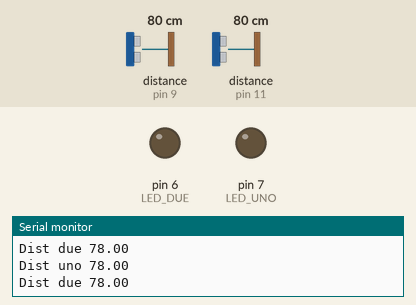
This sketch was run on a simulated Arduino Uno, built with avr-gcc and run on an emulated ATmega328P. On the bench: output pins drawn as LEDs (lit = HIGH), the last lines printed to the serial monitor. Wiring (inferred from the names in the program): 2 × ultrasonic range finder: trigger pin 8, echo pin 9 / trigger pin 10, echo pin 11. Dashed ring = blinking. The test bench sets the inputs (shaded band); at power-on: distance to the obstacle (sensors on pin 9, pin 11) 80 cm. The echo pulse lasts 58.3 µs per cm; pins used as bus, display or sensor lines are not drawn.

Above: at 1.2 s.
1.3 s: distance to the obstacle (sensor on pin 9) set to 53 cm
2.8 s: distance to the obstacle (sensor on pin 9) set to 46 cm
At 3.09 s:
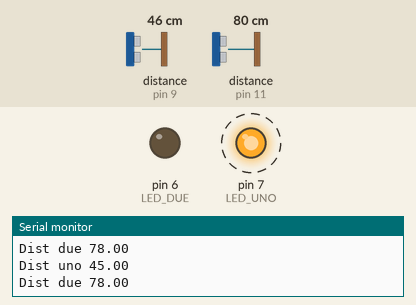
5.8 s: distance to the obstacle (sensor on pin 11) set to 54 cm
8.8 s: distance to the obstacle (sensor on pin 11) set to 46 cm
At 9.18 s:
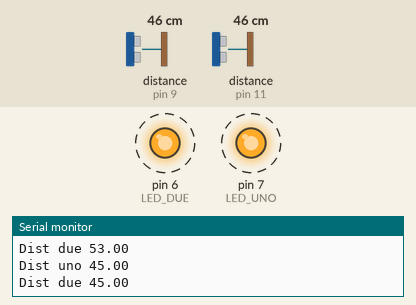
11.8 s: distance to the obstacle (sensor on pin 9) set to 120 cm
At 12.05 s:
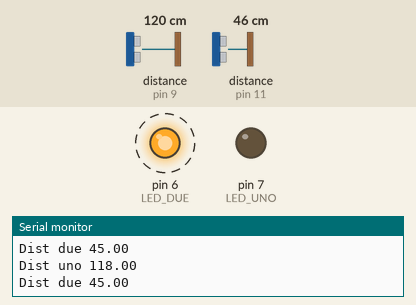
14.8 s: distance to the obstacle (sensor on pin 9) set to 2 cm
At 15.3 s:
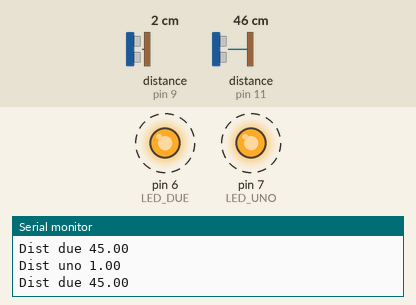
Timing chart, 0 to 18.8 s (numbered marks = the images above; inputs shaded):
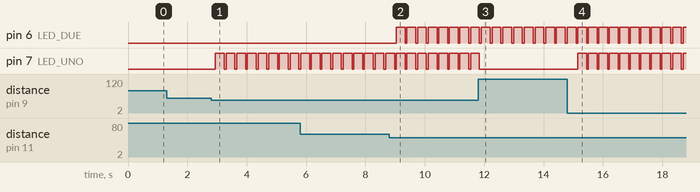

Measured:
- the behaviour switches between 51 and 50 cm on distance to the obstacle (sensor on pin 9) (found by bisection; images 0 and 1)
- the behaviour switches between 51 and 50 cm on distance to the obstacle (sensor on pin 11) (found by bisection; images 1 and 2)
- after the input at 2.8 s, pin 7 (LED_UNO): alternates HIGH for 0.30 s and LOW for 0.06 s, starting after 0.14 s
- after the input at 8.8 s, pin 6 (LED_DUE): alternates HIGH for 0.30 s and LOW for 0.06 s, starting after 0.24 s
- after the input at 11.8 s, pin 7 (LED_UNO): goes on until 11.8 s, then stays LOW
- after the input at 14.8 s, pin 7 (LED_UNO): alternates HIGH for 0.30 s and LOW for 0.05 s, starting after 0.35 s

The sketch:

Uno_SR04_3G.ino
```cpp
/*

26 maggio 2022 Pescia Antonino

Uso di due HC-SR04
Istanzio due oggetti


*/
#include <SR04.h>

/* Pin di controllo dei due dispositivi */
const int TRIG_UNO = 8;
const int ECHO_UNO = 9;
const int TRIG_DUE = 10;
const int ECHO_DUE = 11;

/* Pin di controllo dei due led */
const int LED_UNO = 7;
const int LED_DUE = 6;

/* Istanzio i due oggetti */
SR04 SENSORE_UNO = SR04(ECHO_UNO, TRIG_UNO);
SR04 SENSORE_DUE = SR04(ECHO_DUE, TRIG_DUE);

double distanza_uno, distanza_due;
double distanza_min = 50;
int wait = 300;


void setup()
{
  pinMode(LED_UNO, OUTPUT);
  pinMode(LED_DUE, OUTPUT);
  Serial.begin(9600); // imposto la velocità della porta seriale
}


void loop()
{
  /* Misuro la distanza dai due sensori */
distanza_uno = SENSORE_UNO.Distance();
distanza_due = SENSORE_DUE.Distance();

  Serial.print("Dist uno ");
  Serial.println(distanza_uno);
  Serial.print("Dist due ");
  Serial.println(distanza_due);

/* Controllo la distanza se è minore della distanza min accende il led */
if (distanza_uno < distanza_min)
{
  digitalWrite(LED_UNO, HIGH);
}
if (distanza_due < distanza_min)
{
  digitalWrite(LED_DUE, HIGH);
}
delay(wait);

digitalWrite(LED_UNO, LOW);
digitalWrite(LED_DUE, LOW);


}
```
